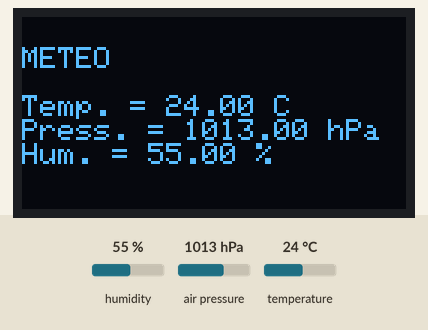
Simulated run of this sketch. Board: ESP8266 (NodeMCU). Parts: 128×64 one-colour display. The test bench sets the inputs (shaded band); at power-on: humidity 55 %, air pressure 1013 hPa, temperature 24 °C. WiFi joins after 1.5 s; servers stay silent unless stated; network time is answered at once with the bench clock; uploads are accepted with an empty reply; the local clock reads 2024-03-15 10:24:30 at power-on unless the sketch sets it; what the sketch prints to the serial monitor is not drawn.

Above: at 4.7 s.
4.8 s: humidity set to 22 %
At 9.4 s:
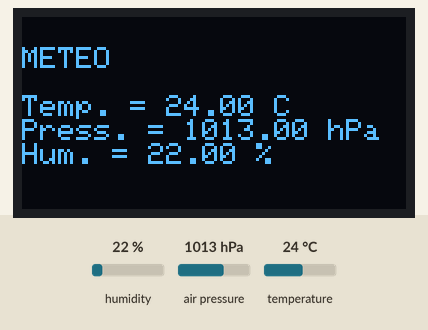
10.4 s: air pressure set to 952 hPa
At 14.2 s:
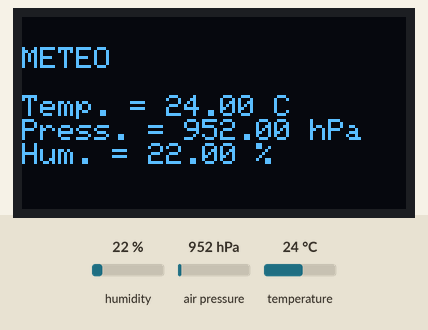
16.0 s: temperature set to 12 °C
At 19.1 s:
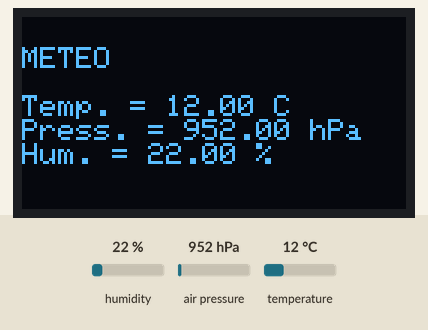
21.6 s: humidity set to 40 %
At 24.0 s:
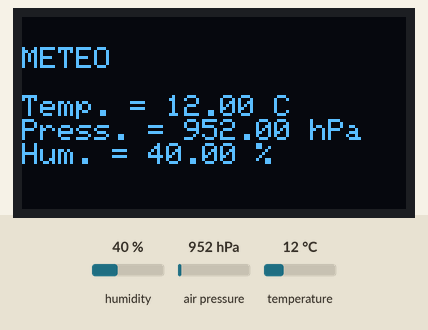
27.2 s: air pressure set to 975 hPa
At 29.3 s:
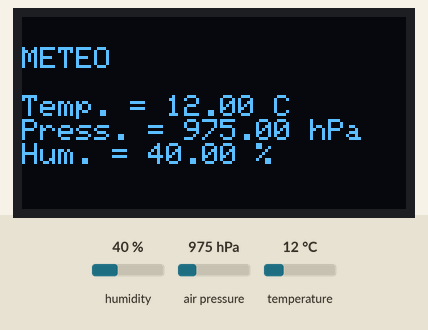
Timing chart, 0 to 30.8 s (numbered marks = the images above; inputs shaded):
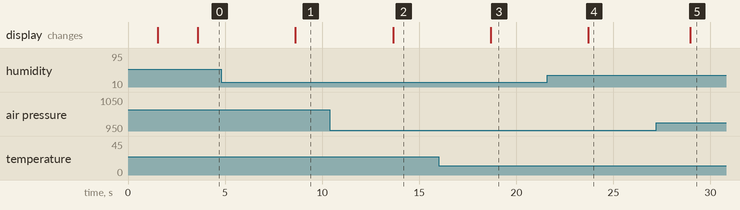

The sketch:

Arduino_meteo_sketch_jan25a.ino
```cpp
#include <Adafruit_BME280.h>
#include <Adafruit_SSD1306.h>
#include <ArduinoJson.h>
#include <ESP8266WiFi.h>
#include <ESP8266HTTPClient.h>
#include <NTPClient.h>
#include <WiFiUdp.h>
#include <Wire.h>

#define PROBE_ID 1
#define READINGS_NUMBER_FOR_AVERAGE 5
#define SCREEN_HEIGHT 64
#define SCREEN_WIDTH 128
#define SEALEVELPRESSURE_HPA (1013.25)

Adafruit_SSD1306 display(SCREEN_WIDTH, SCREEN_HEIGHT, &Wire, -1);

Adafruit_BME280 bme;
JsonDocument jsonData;
WiFiClient client;
WiFiUDP ntpUDP;
NTPClient timeClient(ntpUDP, "pool.ntp.org", 3600);

const char* SSID = "POCOF3";
const char* password = "A08082003a";
int counter = 0;
float temperature = 0;
float totalTemperature = 0;
float averageTemperature = 0;
float pressure = 0;
float totalPressure = 0;
float averagePressure = 0;
float humidity = 0;
float totalHumidity = 0;
float averageHumidity = 0;

void setup() {
  Serial.begin(115200);

  Wire.pins(0,2);
  Wire.begin();

  WiFi.begin(SSID, password);
  Serial.println("Tentative de connection");

  while (WiFi.status() != WL_CONNECTED) {
    delay(500);
    Serial.print(".");
  }
  Serial.println("Connected to WiFi");

  timeClient.begin();

  if (!display.begin(SSD1306_SWITCHCAPVCC, 0x3C)) {

    Serial.println(F("SSD1306 allocation failed"));
    for(;;);
  }
  delay(2000);

  bool status;

  status = bme.begin(0x76);
  if (!status) {

    Serial.println("Could not detect a BME280 sensor, Fix wiring Connections!");
    while (1);
  }

  Serial.println("-- Print BME280 readings--");
  Serial.println();
}

void loop() {

  timeClient.update();

  String formattedTime = timeClient.getFormattedTime();
  Serial.println("Heure actuelle : " + formattedTime);

  temperature = bme.readTemperature();
  pressure = bme.readPressure() / 100.0F;
  humidity = bme.readHumidity();

  Serial.print("Temperature = ");
  Serial.print(temperature);
  Serial.println(" C");

  Serial.print("Pression = ");
  Serial.print(pressure);
  Serial.println(" hPa");

  Serial.print("Humidite = ");
  Serial.print(humidity);
  Serial.println(" %");

  display.clearDisplay();
  display.setCursor(0, 10);
  display.setTextSize(1);
  display.setTextColor(WHITE);

  display.println("METEO");
  display.println();

  display.print("Temp. = ");
  display.print(temperature);
  display.println(" C");

  display.print("Press. = ");
  display.print(pressure);
  display.println(" hPa");

  display.print("Hum. = ");
  display.print(humidity);
  display.println(" %");

  display.display();

  counter++;

  Serial.println(counter);
  Serial.println();

  totalTemperature = totalTemperature + temperature;
  totalPressure = totalPressure + pressure;
  totalHumidity = totalHumidity + humidity;

  if (counter == READINGS_NUMBER_FOR_AVERAGE) {

    averageTemperature = CalculateAverage(totalTemperature);
    averagePressure = CalculateAverage(totalPressure);
    averageHumidity = CalculateAverage(totalHumidity);

    Serial.print("Moyenne temperature = ");
    Serial.print(averageTemperature);
    Serial.println(" C");

    Serial.print("Moyenne pression = ");
    Serial.print(averagePressure);
    Serial.println(" hPa");

    Serial.print("Moyenne humidite = ");
    Serial.print(averageHumidity);
    Serial.println(" %");

    Serial.println();

    if (WiFi.status() == WL_CONNECTED)
    {
      HTTPClient http;
      http.begin(client, "http://192.168.98.230:5000/api/releves");
      http.addHeader("Content-Type", "application/json");
      String jsonPayload = "{\"humidite\": " + String(averageHumidity) + ", \"temperature\": " + String(averageTemperature) + ", \"pression\": " + String(averagePressure) + ", \"date_time\": " + formattedTime + ", \"id_sonde\": " + String(PROBE_ID) + " }";
      int httpCode = http.POST(jsonPayload);
      Serial.println(httpCode);
      Serial.println(jsonPayload);
    }

    counter = 0;
    totalTemperature = 0;
    totalPressure = 0;
    totalHumidity = 0;
  }

  delay(5000);
}

float CalculateAverage (float value) {

    return value / READINGS_NUMBER_FOR_AVERAGE;
}
```

Measured:
- after the input at 4.8 s, the display: changes after 3.8 s (image 1)
- after the input at 10.4 s, the display: changes after 3.3 s (image 2)
- after the input at 16.0 s, the display: changes after 2.7 s (image 3)
- after the input at 21.6 s, the display: changes after 2.1 s (image 4)
- after the input at 27.2 s, the display: changes after 1.7 s (image 5)
